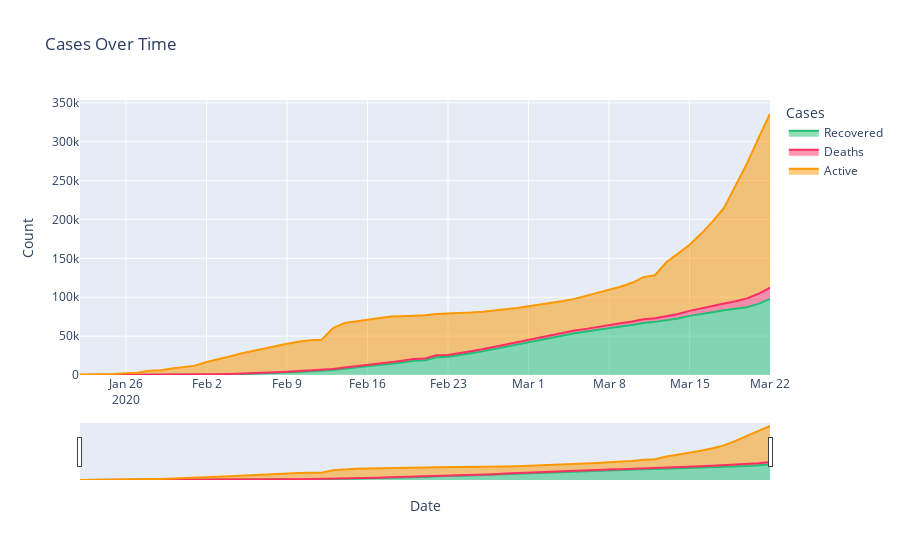

Write notebook code for a chart like this one.
### Markdown cell above
## Cases Over Time

### Code cell
temp = df.groupby("Date")["Recovered", "Deaths", "Active"].sum().reset_index() 
# Unpivoting data 
temp = temp.melt(id_vars="Date", value_vars=["Recovered", "Deaths", "Active"], var_name="Cases", value_name="Count") 
# Create Graph 
fig = px.area(temp, x="Date", y="Count", color="Cases", 
             title="Cases Over Time", color_discrete_sequence=[rec, dth, act]) 
fig.update_layout(xaxis_rangeslider_visible=True)
fig.show()
